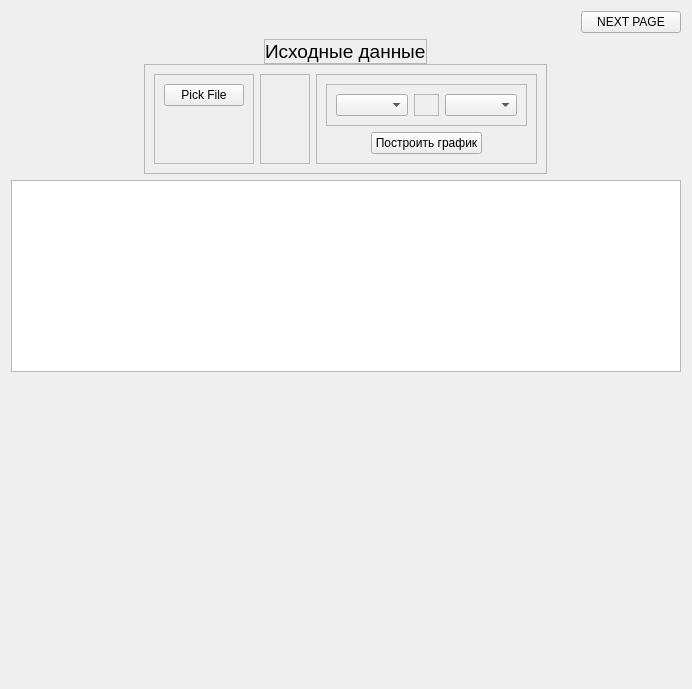
            <widget class="QWidget" name="algorithm_page">
             <property name="enabled">
              <bool>true</bool>
             </property>
             <property name="sizePolicy">
              <sizepolicy hsizetype="Expanding" vsizetype="Expanding">
               <horstretch>0</horstretch>
               <verstretch>0</verstretch>
              </sizepolicy>
             </property>
             <property name="minimumSize">
              <size>
               <width>590</width>
               <height>663</height>
              </size>
             </property>
             <property name="maximumSize">
              <size>
               <width>16777214</width>
               <height>16777214</height>
              </size>
             </property>
             <layout class="QVBoxLayout" name="verticalLayout_10">
              <item alignment="Qt::AlignmentFlag::AlignRight">
               <widget class="QWidget" name="widget_6" native="true">
                <property name="minimumSize">
                 <size>
                  <width>100</width>
                  <height>17</height>
                 </size>
                </property>
                <layout class="QHBoxLayout" name="horizontalLayout_7">
                 <property name="spacing">
                  <number>0</number>
                 </property>
                 <property name="leftMargin">
                  <number>0</number>
                 </property>
                 <property name="topMargin">
                  <number>0</number>
                 </property>
                 <property name="rightMargin">
                  <number>0</number>
                 </property>
                 <property name="bottomMargin">
                  <number>0</number>
                 </property>
                 <item>
                  <widget class="QPushButton" name="next_page_1">
                   <property name="minimumSize">
                    <size>
                     <width>0</width>
                     <height>22</height>
                    </size>
                   </property>
                   <property name="font">
                    <font>
                     <family>Arial</family>
                     <pointsize>9</pointsize>
                    </font>
                   </property>
                   <property name="cursor">
                    <cursorShape>PointingHandCursor</cursorShape>
                   </property>
                   <property name="text">
                    <string>NEXT PAGE</string>
                   </property>
                  </widget>
                 </item>
                </layout>
               </widget>
              </item>
              <item alignment="Qt::AlignmentFlag::AlignHCenter|Qt::AlignmentFlag::AlignTop">
               <widget class="QWidget" name="widget_3" native="true">
                <property name="sizePolicy">
                 <sizepolicy hsizetype="Expanding" vsizetype="Expanding">
                  <horstretch>0</horstretch>
                  <verstretch>0</verstretch>
                 </sizepolicy>
                </property>
                <property name="minimumSize">
                 <size>
                  <width>0</width>
                  <height>0</height>
                 </size>
                </property>
                <property name="maximumSize">
                 <size>
                  <width>16777215</width>
                  <height>16777215</height>
                 </size>
                </property>
                <property name="layoutDirection">
                 <enum>Qt::LayoutDirection::LeftToRight</enum>
                </property>
                <property name="autoFillBackground">
                 <bool>false</bool>
                </property>
                <layout class="QVBoxLayout" name="verticalLayout_12">
                 <property name="spacing">
                  <number>0</number>
                 </property>
                 <property name="sizeConstraint">
                  <enum>QLayout::SizeConstraint::SetMaximumSize</enum>
                 </property>
                 <property name="leftMargin">
                  <number>0</number>
                 </property>
                 <property name="topMargin">
                  <number>0</number>
                 </property>
                 <property name="rightMargin">
                  <number>0</number>
                 </property>
                 <property name="bottomMargin">
                  <number>0</number>
                 </property>
                 <item alignment="Qt::AlignmentFlag::AlignHCenter">
                  <widget class="QFrame" name="frame_6">
                   <property name="sizePolicy">
                    <sizepolicy hsizetype="Expanding" vsizetype="Expanding">
                     <horstretch>0</horstretch>
                     <verstretch>0</verstretch>
                    </sizepolicy>
                   </property>
                   <property name="minimumSize">
                    <size>
                     <width>0</width>
                     <height>0</height>
                    </size>
                   </property>
                   <property name="frameShape">
                    <enum>QFrame::Shape::StyledPanel</enum>
                   </property>
                   <property name="frameShadow">
                    <enum>QFrame::Shadow::Raised</enum>
                   </property>
                   <layout class="QVBoxLayout" name="verticalLayout_11">
                    <property name="spacing">
                     <number>0</number>
                    </property>
                    <property name="leftMargin">
                     <number>0</number>
                    </property>
                    <property name="topMargin">
                     <number>0</number>
                    </property>
                    <property name="rightMargin">
                     <number>0</number>
                    </property>
                    <property name="bottomMargin">
                     <number>0</number>
                    </property>
                    <item>
                     <widget class="QLabel" name="data_label">
                      <property name="sizePolicy">
                       <sizepolicy hsizetype="Expanding" vsizetype="Preferred">
                        <horstretch>0</horstretch>
                        <verstretch>0</verstretch>
                       </sizepolicy>
                      </property>
                      <property name="maximumSize">
                       <size>
                        <width>16777215</width>
                        <height>100</height>
                       </size>
                      </property>
                      <property name="font">
                       <font>
                        <family>Arial</family>
                        <pointsize>14</pointsize>
                       </font>
                      </property>
                      <property name="text">
                       <string>Исходные данные</string>
                      </property>
                     </widget>
                    </item>
                   </layout>
                  </widget>
                 </item>
                 <item>
                  <widget class="QFrame" name="frame_7">
                   <property name="frameShape">
                    <enum>QFrame::Shape::StyledPanel</enum>
                   </property>
                   <property name="frameShadow">
                    <enum>QFrame::Shadow::Raised</enum>
                   </property>
                   <layout class="QHBoxLayout" name="horizontalLayout_6">
                    <item>
                     <widget class="QFrame" name="frame_10">
                      <property name="frameShape">
                       <enum>QFrame::Shape::StyledPanel</enum>
                      </property>
                      <property name="frameShadow">
                       <enum>QFrame::Shadow::Raised</enum>
                      </property>
                      <layout class="QVBoxLayout" name="verticalLayout_15">
                       <item>
                        <widget class="QPushButton" name="load_btn">
                         <property name="font">
                          <font>
                           <family>Arial</family>
                           <pointsize>9</pointsize>
                          </font>
                         </property>
                         <property name="cursor">
                          <cursorShape>PointingHandCursor</cursorShape>
                         </property>
                         <property name="text">
                          <string>Pick File</string>
                         </property>
                        </widget>
                       </item>
                       <item>
                        <widget class="QLabel" name="name_file_label">
                         <property name="text">
                          <string/>
                         </property>
                        </widget>
                       </item>
                      </layout>
                     </widget>
                    </item>
                    <item>
                     <widget class="QFrame" name="frame_8">
                      <property name="minimumSize">
                       <size>
                        <width>50</width>
                        <height>0</height>
                       </size>
                      </property>
                      <property name="frameShape">
                       <enum>QFrame::Shape::StyledPanel</enum>
                      </property>
                      <property name="frameShadow">
                       <enum>QFrame::Shadow::Raised</enum>
                      </property>
                     </widget>
                    </item>
                    <item>
                     <widget class="QFrame" name="frame_11">
                      <property name="frameShape">
                       <enum>QFrame::Shape::StyledPanel</enum>
                      </property>
                      <property name="frameShadow">
                       <enum>QFrame::Shadow::Raised</enum>
                      </property>
                      <layout class="QVBoxLayout" name="verticalLayout_16">
                       <item>
                        <widget class="QFrame" name="frame_12">
                         <property name="minimumSize">
                          <size>
                           <width>100</width>
                           <height>0</height>
                          </size>
                         </property>
                         <property name="frameShape">
                          <enum>QFrame::Shape::StyledPanel</enum>
                         </property>
                         <property name="frameShadow">
                          <enum>QFrame::Shadow::Raised</enum>
                         </property>
                         <layout class="QHBoxLayout" name="horizontalLayout_9">
                          <item>
                           <widget class="QComboBox" name="box_x">
                            <property name="placeholderText">
                             <string>Ось X</string>
                            </property>
                           </widget>
                          </item>
                          <item>
                           <widget class="QFrame" name="frame_9">
                            <property name="minimumSize">
                             <size>
                              <width>25</width>
                              <height>0</height>
                             </size>
                            </property>
                            <property name="frameShape">
                             <enum>QFrame::Shape::StyledPanel</enum>
                            </property>
                            <property name="frameShadow">
                             <enum>QFrame::Shadow::Raised</enum>
                            </property>
                           </widget>
                          </item>
                          <item>
                           <widget class="QComboBox" name="box_y">
                            <property name="placeholderText">
                             <string>Ось Y</string>
                            </property>
                           </widget>
                          </item>
                         </layout>
                        </widget>
                       </item>
                       <item alignment="Qt::AlignmentFlag::AlignHCenter">
                        <widget class="QPushButton" name="data_graph_btn">
                         <property name="minimumSize">
                          <size>
                           <width>0</width>
                           <height>0</height>
                          </size>
                         </property>
                         <property name="font">
                          <font>
                           <family>Arial</family>
                           <pointsize>9</pointsize>
                          </font>
                         </property>
                         <property name="cursor">
                          <cursorShape>PointingHandCursor</cursorShape>
                         </property>
                         <property name="text">
                          <string>Построить график</string>
                         </property>
                        </widget>
                       </item>
                      </layout>
                     </widget>
                    </item>
                   </layout>
                  </widget>
                 </item>
                </layout>
               </widget>
              </item>
              <item>
               <widget class="QWidget" name="widget_5" native="true">
                <property name="sizePolicy">
                 <sizepolicy hsizetype="Fixed" vsizetype="Expanding">
                  <horstretch>0</horstretch>
                  <verstretch>0</verstretch>
                 </sizepolicy>
                </property>
                <property name="minimumSize">
                 <size>
                  <width>0</width>
                  <height>0</height>
                 </size>
                </property>
                <property name="maximumSize">
                 <size>
                  <width>167777</width>
                  <height>1677777</height>
                 </size>
                </property>
                <layout class="QHBoxLayout" name="horizontalLayout_20">
                 <property name="spacing">
                  <number>0</number>
                 </property>
                 <property name="leftMargin">
                  <number>0</number>
                 </property>
                 <property name="topMargin">
                  <number>0</number>
                 </property>
                 <property name="rightMargin">
                  <number>0</number>
                 </property>
                 <property name="bottomMargin">
                  <number>0</number>
                 </property>
                 <item>
                  <spacer name="horizontalSpacer_3">
                   <property name="orientation">
                    <enum>Qt::Orientation::Horizontal</enum>
                   </property>
                   <property name="sizeHint" stdset="0">
                    <size>
                     <width>0</width>
                     <height>20</height>
                    </size>
                   </property>
                  </spacer>
                 </item>
                 <item>
                  <widget class="QTableWidget" name="table_data">
                   <property name="minimumSize">
                    <size>
                     <width>670</width>
                     <height>170</height>
                    </size>
                   </property>
                   <property name="sortingEnabled">
                    <bool>false</bool>
                   </property>
                  </widget>
                 </item>
                 <item>
                  <spacer name="horizontalSpacer_4">
                   <property name="orientation">
                    <enum>Qt::Orientation::Horizontal</enum>
                   </property>
                   <property name="sizeHint" stdset="0">
                    <size>
                     <width>0</width>
                     <height>20</height>
                    </size>
                   </property>
                  </spacer>
                 </item>
                </layout>
               </widget>
              </item>
              <item>
               <widget class="QWidget" name="widget_91" native="true">
                <property name="sizePolicy">
                 <sizepolicy hsizetype="Expanding" vsizetype="Expanding">
                  <horstretch>0</horstretch>
                  <verstretch>0</verstretch>
                 </sizepolicy>
                </property>
                <property name="minimumSize">
                 <size>
                  <width>0</width>
                  <height>300</height>
                 </size>
                </property>
                <property name="maximumSize">
                 <size>
                  <width>16777215</width>
                  <height>600</height>
                 </size>
                </property>
                <layout class="QVBoxLayout" name="verticalLayout_13">
                 <item>
                  <widget class="MplWidget" name="widget_4" native="true">
                   <property name="sizePolicy">
                    <sizepolicy hsizetype="Expanding" vsizetype="Expanding">
                     <horstretch>0</horstretch>
                     <verstretch>0</verstretch>
                    </sizepolicy>
                   </property>
                   <property name="minimumSize">
                    <size>
                     <width>0</width>
                     <height>0</height>
                    </size>
                   </property>
                  </widget>
                 </item>
                </layout>
               </widget>
              </item>
             </layout>
            </widget>
